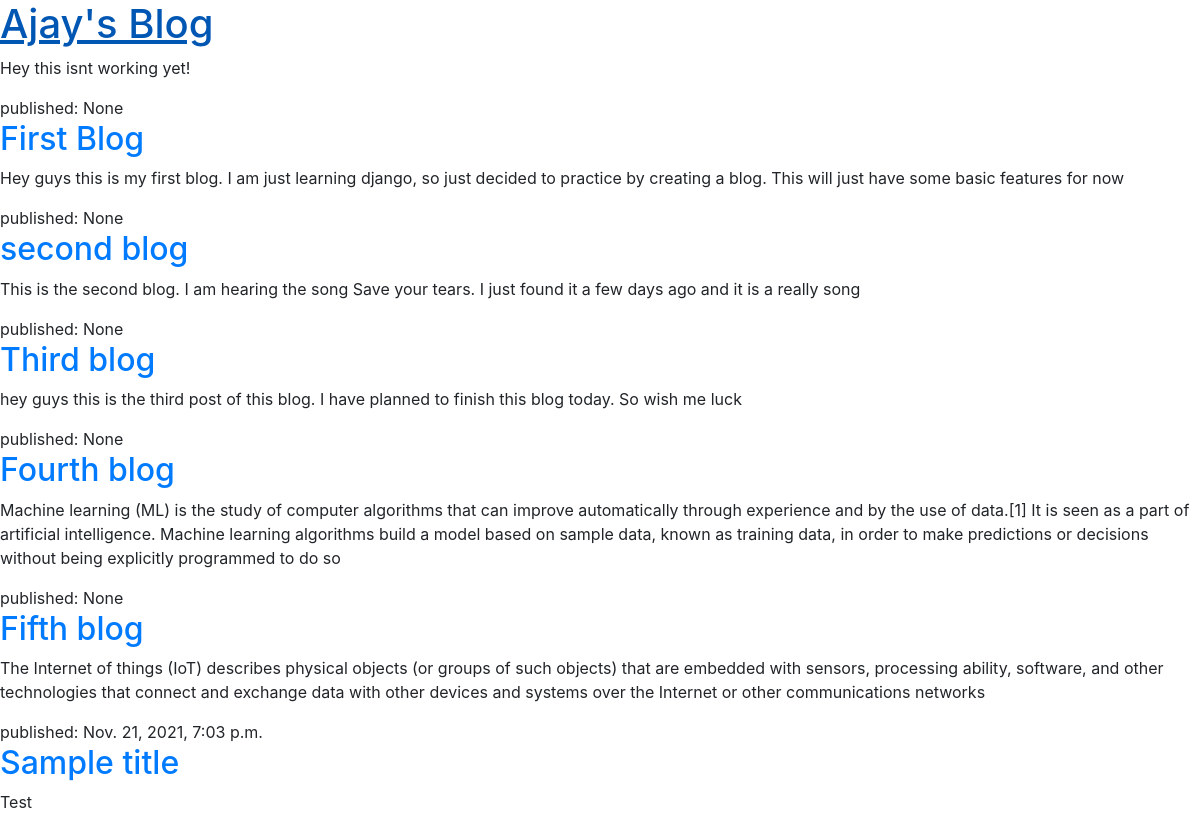
The page / on the database its author committed.
### homie/models.py (models this page shows, shortened)
class Post(models.Model):
    author = models.ForeignKey(settings.AUTH_USER_MODEL, on_delete=models.CASCADE)
    title = models.CharField(max_length=200)
    text = models.TextField()
    created_date = models.DateTimeField(default= timezone.now())
    published_date = models.DateTimeField(blank=True, null=True)

### homie/views.py (the view)
# urls.py: path('', views.post_list, name='post_list'),
def post_list(request):
    posts = Post.objects.all()
    return render(request, 'homie/post_list.html', {'posts' : posts})

### homie/templates/homie/post_list.html (shortened to what this page needs)
<!DOCTYPE html>
<html>
    <head>
        <link rel="stylesheet" href="https://cdn.jsdelivr.net/npm/bootstrap@4.5.3/dist/css/bootstrap.min.css">
    </head>
    <body>
        <header>
            <h1><a href="/">Ajay's Blog</a></h1>
        </header>
        <p>Hey this isnt working yet!</p>
        {% for post in posts %}
        <article>
            <time>published: {{ post.published_date }}</time>
            <h2><a href="">{{ post.title }}</a></h2>
             <p>{{ post.text|linebreaksbr }}</p>
        </article>
    {% endfor %}
    </body>
</html>

### rows shown on the page
Post: published_date "None", title "First Blog", text "Hey guys this is my first blog. I am just learning django, so just decided to practice by creating a blog. This will just have some basic features for now"
Post: published_date "None", title "second blog", text "This is the second blog. I am hearing the song Save your tears. I just found it a few days ago and it is a really song"
Post: published_date "None", title "Third blog", text "hey guys this is the third post of this blog. I have planned to finish this blog today. So wish me luck"
Post: published_date "None", title "Fourth blog", text "Machine learning (ML) is the study of computer algorithms that can improve automatically through experience and by the use of data.[1] It is seen as a part of artificial intelligence. Machine learning algorithms build a model based on sample data, known as training data, in order to make predictions or decisions without being explicitly programmed to do so"
Post: published_date "None", title "Fifth blog", text "The Internet of things (IoT) describes physical objects (or groups of such objects) that are embedded with sensors, processing ability, software, and other technologies that connect and exchange data with other devices and systems over the Internet or other communications networks"
Post: published_date "Nov. 21, 2021, 7:03 p.m.", title "Sample title", text "Test"
